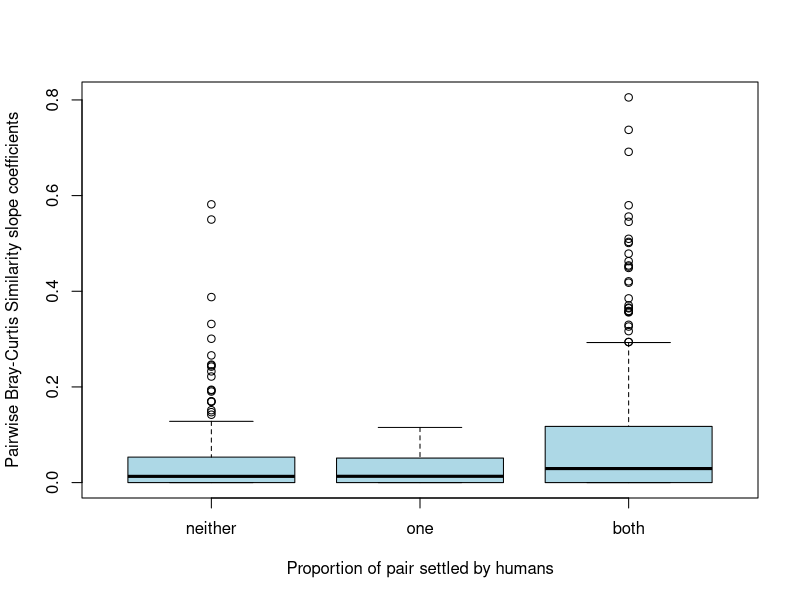

The R source for this figure:
#here we produce the boxplots to show the similarity
#of sites where neither, one, or both sites were
#settled by people during any particular interval

library(tidyverse)
dat<-read.csv("Outputs/min_dat.csv")

dat<-dat[-c(1)]

dat$group <- cut(dat$times, breaks = c(-Inf, 650, 3150, Inf), 
              labels = c("both", "tbc", "neither"))

tbc<- dat[dat$group == "tbc", ]
both<- dat[dat$group == "both", ]
neither<- dat[dat$group == "neither", ]

tbc<-tbc[-c(4)]

tbc$group <- case_when(
  grepl("^(?:aro|tuk|wai) (aro|tuk|wai)$",
        tbc$name, ignore.case=TRUE) ~ "neither",
  grepl("\\b(?:ano|tuk|wai)\\b", tbc$name, ignore.case=TRUE) ~ "one",
  TRUE ~ "both")  

dat<-rbind(both,neither,tbc)

levels(dat$group)
dat$group <- factor(dat$group , levels=c("neither", "one", "both"))
boxplot(sims ~ group, data = dat, col="lightblue", xlab = "Proportion of pair settled by humans",
        ylab = "Pairwise Bray-Curtis Similarity slope coefficients")
